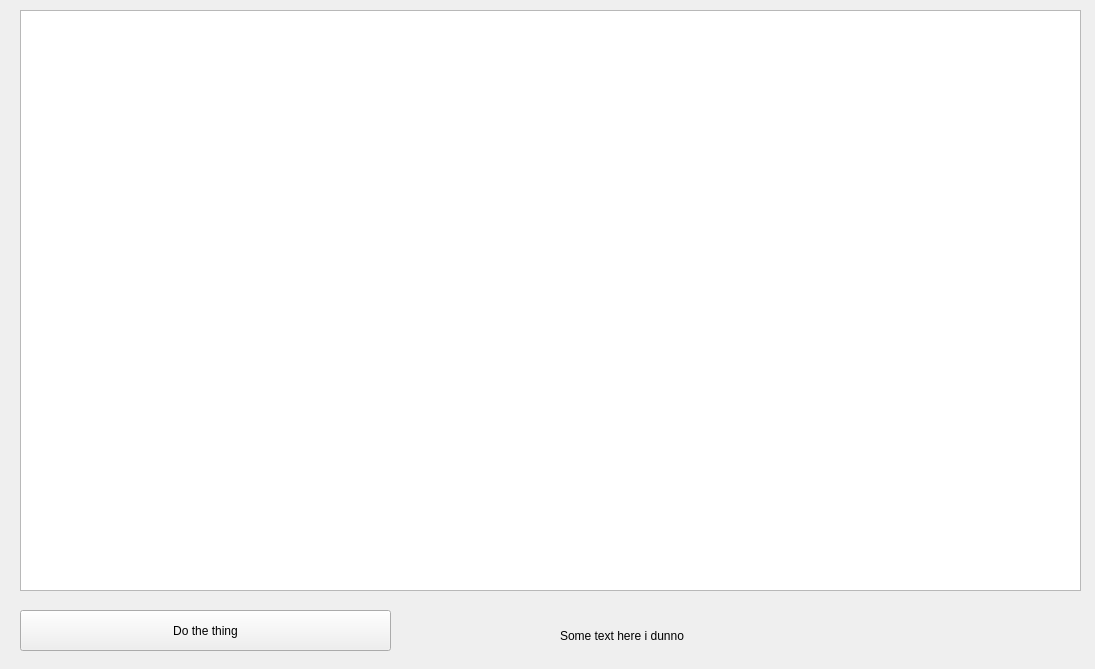
<?xml version="1.0" encoding="UTF-8"?>
<ui version="4.0">
 <class>Form</class>
 <widget class="QWidget" name="Form">
  <property name="geometry">
   <rect>
    <x>0</x>
    <y>0</y>
    <width>1095</width>
    <height>669</height>
   </rect>
  </property>
  <property name="windowTitle">
   <string>Form</string>
  </property>
  <widget class="QPushButton" name="pushButton">
   <property name="geometry">
    <rect>
     <x>20</x>
     <y>610</y>
     <width>371</width>
     <height>41</height>
    </rect>
   </property>
   <property name="text">
    <string>Do the thing</string>
   </property>
  </widget>
  <widget class="PlotWidget" name="graphicsView">
   <property name="geometry">
    <rect>
     <x>20</x>
     <y>10</y>
     <width>1061</width>
     <height>581</height>
    </rect>
   </property>
  </widget>
  <widget class="QLabel" name="label">
   <property name="geometry">
    <rect>
     <x>560</x>
     <y>620</y>
     <width>461</width>
     <height>31</height>
    </rect>
   </property>
   <property name="text">
    <string>Some text here i dunno</string>
   </property>
  </widget>
 </widget>
 <customwidgets>
  <customwidget>
   <class>PlotWidget</class>
   <extends>QGraphicsView</extends>
   <header>pyqtgraph</header>
  </customwidget>
 </customwidgets>
 <resources/>
 <connections/>
</ui>
